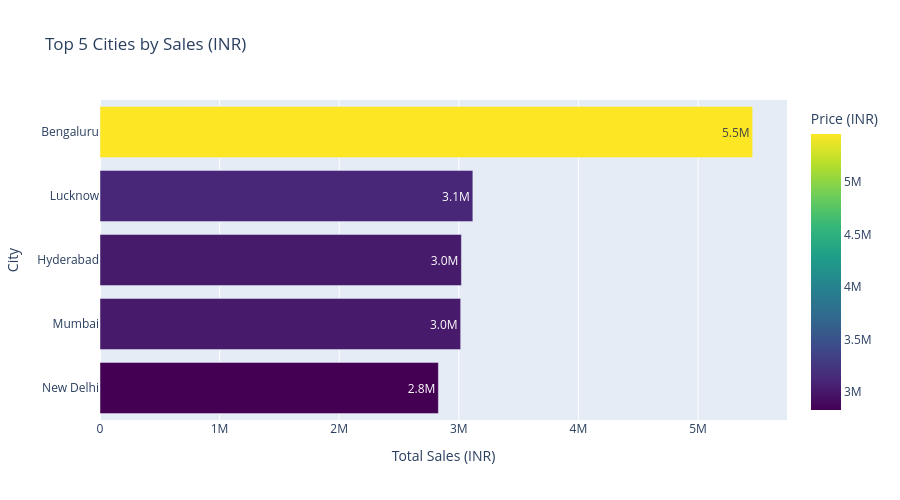

The notebook cell this image was saved under:
### Markdown cell above
TOP 5 CITIES BY SALES [INR]

### Code cell
top5_cities = (
    df.groupby("City", as_index=False)["Price (INR)"]
      .sum()
      .sort_values(by="Price (INR)", ascending=False)
      .head(5)
      .sort_values(by="Price (INR)", ascending=True)
)

fig = px.bar(
    top5_cities,
    x="Price (INR)",
    y="City",
    orientation="h",
    title="Top 5 Cities by Sales (INR)",
    text_auto=".2s",
    color="Price (INR)",
    color_continuous_scale="Viridis"
)

fig.update_layout(
    xaxis_title="Total Sales (INR)",
    yaxis_title="City",
    height=500
)

fig.show()

### Figure 1 — Plotly figure (JSON) as saved in the notebook; plotly's stock layout.template omitted (floating-point values rounded to 4 significant figures)
{"data": [{"hovertemplate": "Price (INR)=%{marker.color}<br>City=%{y}<extra></extra>", "legendgroup": "", "marker": {"color": [2829000.0, 3016000.0, 3022000.0, 3117000.0, 5457000.0], "coloraxis": "coloraxis", "pattern": {"shape": ""}}, "name": "", "orientation": "h", "showlegend": false, "textposition": "auto", "texttemplate": "%{x:.2s}", "type": "bar", "x": [2829000.0, 3016000.0, 3022000.0, 3117000.0, 5457000.0], "xaxis": "x", "y": ["New Delhi", "Mumbai", "Hyderabad", "Lucknow", "Bengaluru"], "yaxis": "y"}], "layout": {"barmode": "relative", "coloraxis": {"autocolorscale": false, "colorbar": {"title": {"text": "Price (INR)"}}, "colorscale": [[0, "#440154"], [0.1111, "#482878"], [0.2222, "#3e4989"], [0.3333, "#31688e"], [0.4444, "#26828e"], [0.5556, "#1f9e89"], [0.6667, "#35b779"], [0.7778, "#6ece58"], [0.8889, "#b5de2b"], [1, "#fde725"]]}, "height": 500, "legend": {"tracegroupgap": 0}, "title": {"text": "Top 5 Cities by Sales (INR)"}, "xaxis": {"anchor": "y", "domain": [0, 1], "title": {"text": "Total Sales (INR)"}}, "yaxis": {"anchor": "x", "domain": [0, 1], "title": {"text": "City"}}}}
